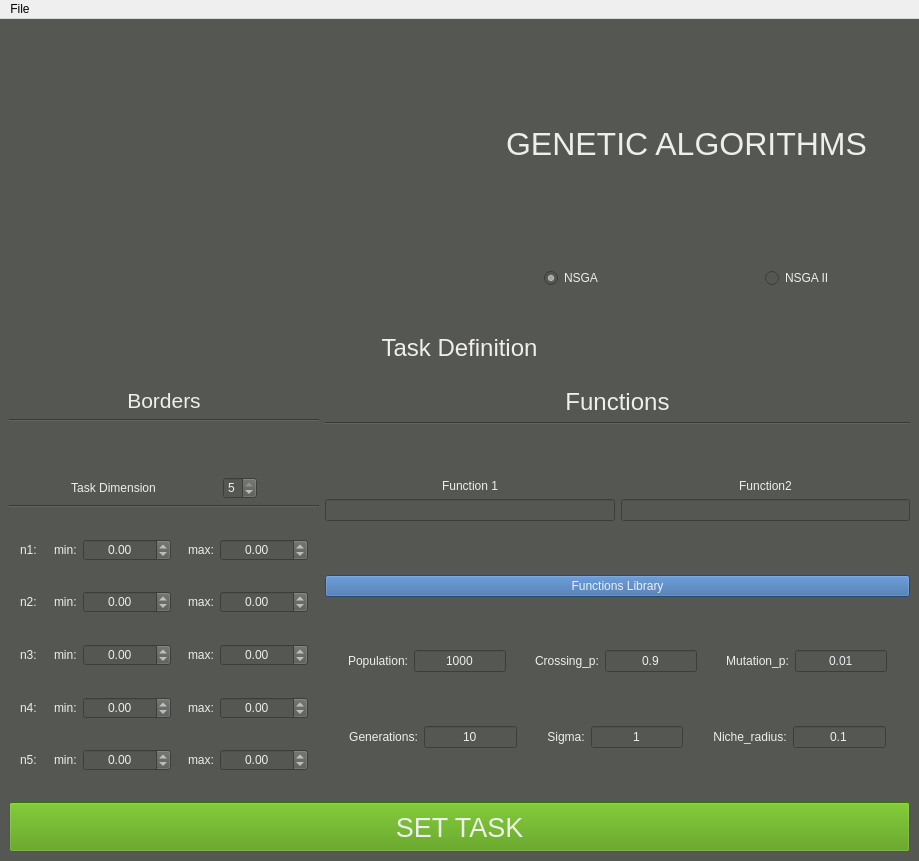
<?xml version="1.0" encoding="UTF-8"?>
<ui version="4.0">
 <class>MainWindow</class>
 <widget class="QMainWindow" name="MainWindow">
  <property name="geometry">
   <rect>
    <x>0</x>
    <y>0</y>
    <width>919</width>
    <height>861</height>
   </rect>
  </property>
  <property name="windowTitle">
   <string>NSGA - Non-Dominated Sorting Genetic Algorithm</string>
  </property>
  <property name="windowIcon">
   <iconset>
    <normaloff>../png/dna.png</normaloff>../png/dna.png</iconset>
  </property>
  <widget class="QWidget" name="centralwidget">
   <property name="styleSheet">
    <string notr="true">background-color: rgb(85, 87, 83);</string>
   </property>
   <layout class="QGridLayout" name="gridLayout_4">
    <item row="1" column="1" colspan="2">
     <widget class="QLabel" name="TaskDefinitionLabel">
      <property name="text">
       <string>&lt;html&gt;&lt;head/&gt;&lt;body&gt;&lt;p align=&quot;center&quot;&gt;&lt;span style=&quot; font-size:18pt; color:#eeeeec;&quot;&gt;Task Definition&lt;/span&gt;&lt;/p&gt;&lt;/body&gt;&lt;/html&gt;</string>
      </property>
     </widget>
    </item>
    <item row="2" column="1" colspan="2">
     <spacer name="verticalSpacer_9">
      <property name="orientation">
       <enum>Qt::Vertical</enum>
      </property>
      <property name="sizeHint" stdset="0">
       <size>
        <width>20</width>
        <height>40</height>
       </size>
      </property>
     </spacer>
    </item>
    <item row="5" column="1" colspan="2">
     <spacer name="verticalSpacer_10">
      <property name="orientation">
       <enum>Qt::Vertical</enum>
      </property>
      <property name="sizeHint" stdset="0">
       <size>
        <width>20</width>
        <height>40</height>
       </size>
      </property>
     </spacer>
    </item>
    <item row="6" column="1" colspan="2">
     <layout class="QHBoxLayout" name="START_layout">
      <item>
       <widget class="QPushButton" name="Set_Task_Button">
        <property name="minimumSize">
         <size>
          <width>0</width>
          <height>50</height>
         </size>
        </property>
        <property name="font">
         <font>
          <pointsize>20</pointsize>
         </font>
        </property>
        <property name="styleSheet">
         <string notr="true">background-color: rgb(78, 154, 6);
color: rgb(238, 238, 236);</string>
        </property>
        <property name="text">
         <string>SET TASK</string>
        </property>
       </widget>
      </item>
     </layout>
    </item>
    <item row="0" column="1" colspan="2">
     <layout class="QHBoxLayout" name="horizontalLayout_24">
      <item>
       <widget class="QWidget" name="logo" native="true">
        <property name="sizePolicy">
         <sizepolicy hsizetype="Preferred" vsizetype="Minimum">
          <horstretch>0</horstretch>
          <verstretch>0</verstretch>
         </sizepolicy>
        </property>
        <property name="minimumSize">
         <size>
          <width>0</width>
          <height>300</height>
         </size>
        </property>
        <property name="styleSheet">
         <string notr="true">image: url(:/logo.png);</string>
        </property>
       </widget>
      </item>
      <item>
       <layout class="QVBoxLayout" name="verticalLayout_7">
        <item>
         <spacer name="verticalSpacer_2">
          <property name="orientation">
           <enum>Qt::Vertical</enum>
          </property>
          <property name="sizeType">
           <enum>QSizePolicy::Minimum</enum>
          </property>
          <property name="sizeHint" stdset="0">
           <size>
            <width>20</width>
            <height>40</height>
           </size>
          </property>
         </spacer>
        </item>
        <item>
         <widget class="QLabel" name="label_2">
          <property name="text">
           <string>&lt;html&gt;&lt;head/&gt;&lt;body&gt;&lt;p align=&quot;center&quot;&gt;&lt;span style=&quot; font-size:24pt; color:#eeeeec;&quot;&gt;GENETIC ALGORITHMS&lt;/span&gt;&lt;/p&gt;&lt;/body&gt;&lt;/html&gt;</string>
          </property>
         </widget>
        </item>
        <item>
         <spacer name="verticalSpacer_3">
          <property name="orientation">
           <enum>Qt::Vertical</enum>
          </property>
          <property name="sizeType">
           <enum>QSizePolicy::Minimum</enum>
          </property>
          <property name="sizeHint" stdset="0">
           <size>
            <width>20</width>
            <height>40</height>
           </size>
          </property>
         </spacer>
        </item>
        <item>
         <layout class="QHBoxLayout" name="horizontalLayout_26">
          <item alignment="Qt::AlignHCenter">
           <widget class="QRadioButton" name="nsga_true">
            <property name="styleSheet">
             <string notr="true">color: rgb(238, 238, 236);</string>
            </property>
            <property name="text">
             <string>NSGA</string>
            </property>
            <property name="checked">
             <bool>true</bool>
            </property>
           </widget>
          </item>
          <item alignment="Qt::AlignHCenter">
           <widget class="QRadioButton" name="nsgaii_true">
            <property name="styleSheet">
             <string notr="true">color: rgb(238, 238, 236);</string>
            </property>
            <property name="text">
             <string>NSGA II</string>
            </property>
           </widget>
          </item>
         </layout>
        </item>
        <item>
         <spacer name="verticalSpacer_4">
          <property name="orientation">
           <enum>Qt::Vertical</enum>
          </property>
          <property name="sizeType">
           <enum>QSizePolicy::Minimum</enum>
          </property>
          <property name="sizeHint" stdset="0">
           <size>
            <width>20</width>
            <height>40</height>
           </size>
          </property>
         </spacer>
        </item>
       </layout>
      </item>
     </layout>
    </item>
    <item row="7" column="1" colspan="2">
     <spacer name="verticalSpacer_11">
      <property name="orientation">
       <enum>Qt::Vertical</enum>
      </property>
      <property name="sizeHint" stdset="0">
       <size>
        <width>20</width>
        <height>40</height>
       </size>
      </property>
     </spacer>
    </item>
    <item row="3" column="1" colspan="2">
     <layout class="QHBoxLayout" name="TaskContainer">
      <item>
       <layout class="QVBoxLayout" name="TaskDImension">
        <item>
         <widget class="QLabel" name="label_27">
          <property name="text">
           <string>&lt;html&gt;&lt;head/&gt;&lt;body&gt;&lt;p align=&quot;center&quot;&gt;&lt;span style=&quot; font-size:16pt; color:#eeeeec;&quot;&gt;Borders&lt;/span&gt;&lt;/p&gt;&lt;/body&gt;&lt;/html&gt;</string>
          </property>
         </widget>
        </item>
        <item>
         <widget class="Line" name="line_2">
          <property name="orientation">
           <enum>Qt::Horizontal</enum>
          </property>
         </widget>
        </item>
        <item>
         <spacer name="verticalSpacer_19">
          <property name="orientation">
           <enum>Qt::Vertical</enum>
          </property>
          <property name="sizeHint" stdset="0">
           <size>
            <width>20</width>
            <height>40</height>
           </size>
          </property>
         </spacer>
        </item>
        <item>
         <spacer name="verticalSpacer_18">
          <property name="orientation">
           <enum>Qt::Vertical</enum>
          </property>
          <property name="sizeHint" stdset="0">
           <size>
            <width>20</width>
            <height>40</height>
           </size>
          </property>
         </spacer>
        </item>
        <item>
         <layout class="QHBoxLayout" name="FIrstLine">
          <item>
           <spacer name="horizontalSpacer_12">
            <property name="orientation">
             <enum>Qt::Horizontal</enum>
            </property>
            <property name="sizeHint" stdset="0">
             <size>
              <width>40</width>
              <height>20</height>
             </size>
            </property>
           </spacer>
          </item>
          <item>
           <widget class="QLabel" name="label_3">
            <property name="text">
             <string>&lt;html&gt;&lt;head/&gt;&lt;body&gt;&lt;p align=&quot;center&quot;&gt;&lt;span style=&quot; color:#eeeeec;&quot;&gt;Task Dimension&lt;/span&gt;&lt;/p&gt;&lt;/body&gt;&lt;/html&gt;</string>
            </property>
           </widget>
          </item>
          <item>
           <spacer name="horizontalSpacer">
            <property name="orientation">
             <enum>Qt::Horizontal</enum>
            </property>
            <property name="sizeHint" stdset="0">
             <size>
              <width>40</width>
              <height>20</height>
             </size>
            </property>
           </spacer>
          </item>
          <item>
           <widget class="QSpinBox" name="TaskDImensionNumber">
            <property name="styleSheet">
             <string notr="true">color: rgb(238, 238, 236);</string>
            </property>
            <property name="minimum">
             <number>1</number>
            </property>
            <property name="maximum">
             <number>5</number>
            </property>
            <property name="value">
             <number>5</number>
            </property>
           </widget>
          </item>
          <item>
           <spacer name="horizontalSpacer_11">
            <property name="orientation">
             <enum>Qt::Horizontal</enum>
            </property>
            <property name="sizeHint" stdset="0">
             <size>
              <width>40</width>
              <height>20</height>
             </size>
            </property>
           </spacer>
          </item>
         </layout>
        </item>
        <item>
         <widget class="Line" name="SecondLine">
          <property name="orientation">
           <enum>Qt::Horizontal</enum>
          </property>
         </widget>
        </item>
        <item>
         <spacer name="verticalSpacer_17">
          <property name="orientation">
           <enum>Qt::Vertical</enum>
          </property>
          <property name="sizeHint" stdset="0">
           <size>
            <width>20</width>
            <height>40</height>
           </size>
          </property>
         </spacer>
        </item>
        <item>
         <layout class="QHBoxLayout" name="ThirdLIne">
          <item>
           <spacer name="horizontalSpacer_13">
            <property name="orientation">
             <enum>Qt::Horizontal</enum>
            </property>
            <property name="sizeHint" stdset="0">
             <size>
              <width>40</width>
              <height>20</height>
             </size>
            </property>
           </spacer>
          </item>
          <item>
           <widget class="QLabel" name="label_4">
            <property name="styleSheet">
             <string notr="true">color: rgb(238, 238, 236);</string>
            </property>
            <property name="text">
             <string>n1:</string>
            </property>
           </widget>
          </item>
          <item>
           <spacer name="horizontalSpacer_14">
            <property name="orientation">
             <enum>Qt::Horizontal</enum>
            </property>
            <property name="sizeHint" stdset="0">
             <size>
              <width>40</width>
              <height>20</height>
             </size>
            </property>
           </spacer>
          </item>
          <item>
           <widget class="QLabel" name="label_5">
            <property name="styleSheet">
             <string notr="true">color: rgb(238, 238, 236);</string>
            </property>
            <property name="text">
             <string>min:</string>
            </property>
           </widget>
          </item>
          <item>
           <widget class="QDoubleSpinBox" name="min1">
            <property name="styleSheet">
             <string notr="true">color: rgb(238, 238, 236);</string>
            </property>
            <property name="alignment">
             <set>Qt::AlignCenter</set>
            </property>
            <property name="minimum">
             <double>-1000000000.000000000000000</double>
            </property>
            <property name="maximum">
             <double>1000000000.000000000000000</double>
            </property>
           </widget>
          </item>
          <item>
           <spacer name="horizontalSpacer_15">
            <property name="orientation">
             <enum>Qt::Horizontal</enum>
            </property>
            <property name="sizeHint" stdset="0">
             <size>
              <width>40</width>
              <height>20</height>
             </size>
            </property>
           </spacer>
          </item>
          <item>
           <widget class="QLabel" name="label_6">
            <property name="styleSheet">
             <string notr="true">color: rgb(238, 238, 236);</string>
            </property>
            <property name="text">
             <string>max:</string>
            </property>
           </widget>
          </item>
          <item>
           <widget class="QDoubleSpinBox" name="max1">
            <property name="styleSheet">
             <string notr="true">color: rgb(238, 238, 236);</string>
            </property>
            <property name="alignment">
             <set>Qt::AlignCenter</set>
            </property>
            <property name="minimum">
             <double>-1000000000.000000000000000</double>
            </property>
            <property name="maximum">
             <double>1000000000.000000000000000</double>
            </property>
           </widget>
          </item>
          <item>
           <spacer name="horizontalSpacer_16">
            <property name="orientation">
             <enum>Qt::Horizontal</enum>
            </property>
            <property name="sizeHint" stdset="0">
             <size>
              <width>40</width>
              <height>20</height>
             </size>
            </property>
           </spacer>
          </item>
         </layout>
        </item>
        <item>
         <spacer name="verticalSpacer_16">
          <property name="orientation">
           <enum>Qt::Vertical</enum>
          </property>
          <property name="sizeHint" stdset="0">
           <size>
            <width>20</width>
            <height>40</height>
           </size>
          </property>
         </spacer>
        </item>
        <item>
         <layout class="QHBoxLayout" name="FourthLine">
          <item>
           <spacer name="horizontalSpacer_7">
            <property name="orientation">
             <enum>Qt::Horizontal</enum>
            </property>
            <property name="sizeHint" stdset="0">
             <size>
              <width>40</width>
              <height>20</height>
             </size>
            </property>
           </spacer>
          </item>
          <item>
           <widget class="QLabel" name="label_7">
            <property name="styleSheet">
             <string notr="true">color: rgb(238, 238, 236);</string>
            </property>
            <property name="text">
             <string>n2:</string>
            </property>
           </widget>
          </item>
          <item>
           <spacer name="horizontalSpacer_9">
            <property name="orientation">
             <enum>Qt::Horizontal</enum>
            </property>
            <property name="sizeHint" stdset="0">
             <size>
              <width>40</width>
              <height>20</height>
             </size>
            </property>
           </spacer>
          </item>
          <item>
           <widget class="QLabel" name="label_8">
            <property name="styleSheet">
             <string notr="true">color: rgb(238, 238, 236);</string>
            </property>
            <property name="text">
             <string>min:</string>
            </property>
           </widget>
          </item>
          <item>
           <widget class="QDoubleSpinBox" name="min2">
            <property name="styleSheet">
             <string notr="true">color: rgb(238, 238, 236);</string>
            </property>
            <property name="alignment">
             <set>Qt::AlignCenter</set>
            </property>
            <property name="minimum">
             <double>-1000000000.000000000000000</double>
            </property>
            <property name="maximum">
             <double>1000000000.000000000000000</double>
            </property>
           </widget>
          </item>
          <item>
           <spacer name="horizontalSpacer_17">
            <property name="orientation">
             <enum>Qt::Horizontal</enum>
            </property>
            <property name="sizeHint" stdset="0">
             <size>
              <width>40</width>
              <height>20</height>
             </size>
            </property>
           </spacer>
          </item>
          <item>
           <widget class="QLabel" name="label_9">
            <property name="styleSheet">
             <string notr="true">color: rgb(238, 238, 236);</string>
            </property>
            <property name="text">
             <string>max:</string>
            </property>
           </widget>
          </item>
          <item>
           <widget class="QDoubleSpinBox" name="max2">
            <property name="styleSheet">
             <string notr="true">color: rgb(238, 238, 236);</string>
            </property>
            <property name="alignment">
             <set>Qt::AlignCenter</set>
            </property>
            <property name="minimum">
             <double>-1000000000.000000000000000</double>
            </property>
            <property name="maximum">
             <double>1000000000.000000000000000</double>
            </property>
           </widget>
          </item>
          <item>
           <spacer name="horizontalSpacer_6">
            <property name="orientation">
             <enum>Qt::Horizontal</enum>
            </property>
            <property name="sizeHint" stdset="0">
             <size>
              <width>40</width>
              <height>20</height>
             </size>
            </property>
           </spacer>
          </item>
         </layout>
        </item>
        <item>
         <spacer name="verticalSpacer_15">
          <property name="orientation">
           <enum>Qt::Vertical</enum>
          </property>
          <property name="sizeHint" stdset="0">
           <size>
            <width>20</width>
            <height>40</height>
           </size>
          </property>
         </spacer>
        </item>
        <item>
         <layout class="QHBoxLayout" name="FifthLIne">
          <item>
           <spacer name="horizontalSpacer_21">
            <property name="orientation">
             <enum>Qt::Horizontal</enum>
            </property>
            <property name="sizeHint" stdset="0">
             <size>
              <width>40</width>
              <height>20</height>
             </size>
            </property>
           </spacer>
          </item>
          <item>
           <widget class="QLabel" name="label_10">
            <property name="styleSheet">
             <string notr="true">color: rgb(238, 238, 236);</string>
            </property>
            <property name="text">
             <string>n3:</string>
            </property>
           </widget>
          </item>
          <item>
           <spacer name="horizontalSpacer_22">
            <property name="orientation">
             <enum>Qt::Horizontal</enum>
            </property>
            <property name="sizeHint" stdset="0">
             <size>
              <width>40</width>
              <height>20</height>
             </size>
            </property>
           </spacer>
          </item>
          <item>
           <widget class="QLabel" name="label_11">
            <property name="styleSheet">
             <string notr="true">color: rgb(238, 238, 236);</string>
            </property>
            <property name="text">
             <string>min:</string>
            </property>
           </widget>
          </item>
          <item>
           <widget class="QDoubleSpinBox" name="min3">
            <property name="styleSheet">
             <string notr="true">color: rgb(238, 238, 236);</string>
            </property>
            <property name="alignment">
             <set>Qt::AlignCenter</set>
            </property>
            <property name="minimum">
             <double>-1000000000.000000000000000</double>
            </property>
            <property name="maximum">
             <double>1000000000.000000000000000</double>
            </property>
           </widget>
          </item>
          <item>
           <spacer name="horizontalSpacer_23">
            <property name="orientation">
             <enum>Qt::Horizontal</enum>
            </property>
            <property name="sizeHint" stdset="0">
             <size>
              <width>40</width>
              <height>20</height>
             </size>
            </property>
           </spacer>
          </item>
          <item>
           <widget class="QLabel" name="label_12">
            <property name="styleSheet">
             <string notr="true">color: rgb(238, 238, 236);</string>
            </property>
            <property name="text">
             <string>max:</string>
            </property>
           </widget>
          </item>
          <item>
           <widget class="QDoubleSpinBox" name="max3">
            <property name="styleSheet">
             <string notr="true">color: rgb(238, 238, 236);</string>
            </property>
            <property name="alignment">
             <set>Qt::AlignCenter</set>
            </property>
            <property name="minimum">
             <double>-1000000000.000000000000000</double>
            </property>
            <property name="maximum">
             <double>1000000000.000000000000000</double>
            </property>
           </widget>
          </item>
          <item>
           <spacer name="horizontalSpacer_24">
            <property name="orientation">
             <enum>Qt::Horizontal</enum>
            </property>
            <property name="sizeHint" stdset="0">
             <size>
              <width>40</width>
              <height>20</height>
             </size>
            </property>
           </spacer>
          </item>
         </layout>
        </item>
        <item>
         <spacer name="verticalSpacer_14">
          <property name="orientation">
           <enum>Qt::Vertical</enum>
          </property>
          <property name="sizeHint" stdset="0">
           <size>
            <width>20</width>
            <height>40</height>
           </size>
          </property>
         </spacer>
        </item>
        <item>
         <layout class="QHBoxLayout" name="SixthLine">
          <item>
           <spacer name="horizontalSpacer_25">
            <property name="orientation">
             <enum>Qt::Horizontal</enum>
            </property>
            <property name="sizeHint" stdset="0">
             <size>
              <width>40</width>
              <height>20</height>
             </size>
            </property>
           </spacer>
          </item>
          <item>
           <widget class="QLabel" name="label_13">
            <property name="styleSheet">
             <string notr="true">color: rgb(238, 238, 236);</string>
            </property>
            <property name="text">
             <string>n4:</string>
            </property>
           </widget>
          </item>
          <item>
           <spacer name="horizontalSpacer_26">
            <property name="orientation">
             <enum>Qt::Horizontal</enum>
            </property>
            <property name="sizeHint" stdset="0">
             <size>
              <width>40</width>
              <height>20</height>
             </size>
            </property>
           </spacer>
          </item>
          <item>
           <widget class="QLabel" name="label_14">
            <property name="styleSheet">
             <string notr="true">color: rgb(238, 238, 236);</string>
            </property>
            <property name="text">
             <string>min:</string>
            </property>
           </widget>
          </item>
          <item>
           <widget class="QDoubleSpinBox" name="min4">
            <property name="styleSheet">
             <string notr="true">color: rgb(238, 238, 236);</string>
            </property>
            <property name="alignment">
             <set>Qt::AlignCenter</set>
            </property>
            <property name="minimum">
             <double>-1000000000.000000000000000</double>
            </property>
            <property name="maximum">
             <double>1000000000.000000000000000</double>
            </property>
           </widget>
          </item>
          <item>
           <spacer name="horizontalSpacer_27">
            <property name="orientation">
             <enum>Qt::Horizontal</enum>
            </property>
            <property name="sizeHint" stdset="0">
             <size>
              <width>40</width>
              <height>20</height>
             </size>
            </property>
           </spacer>
          </item>
          <item>
           <widget class="QLabel" name="label_15">
            <property name="styleSheet">
             <string notr="true">color: rgb(238, 238, 236);</string>
            </property>
            <property name="text">
             <string>max:</string>
            </property>
           </widget>
          </item>
          <item>
           <widget class="QDoubleSpinBox" name="max4">
            <property name="styleSheet">
             <string notr="true">color: rgb(238, 238, 236);</string>
            </property>
            <property name="alignment">
             <set>Qt::AlignCenter</set>
            </property>
            <property name="minimum">
             <double>-1000000000.000000000000000</double>
            </property>
            <property name="maximum">
             <double>1000000000.000000000000000</double>
            </property>
           </widget>
          </item>
          <item>
           <spacer name="horizontalSpacer_28">
            <property name="orientation">
             <enum>Qt::Horizontal</enum>
            </property>
            <property name="sizeHint" stdset="0">
             <size>
              <width>40</width>
              <height>20</height>
             </size>
            </property>
           </spacer>
          </item>
         </layout>
        </item>
        <item>
         <spacer name="verticalSpacer_13">
          <property name="orientation">
           <enum>Qt::Vertical</enum>
          </property>
          <property name="sizeHint" stdset="0">
           <size>
            <width>20</width>
            <height>40</height>
           </size>
          </property>
         </spacer>
        </item>
        <item>
         <layout class="QHBoxLayout" name="SeventhLine">
          <item>
           <spacer name="horizontalSpacer_29">
            <property name="orientation">
             <enum>Qt::Horizontal</enum>
            </property>
            <property name="sizeHint" stdset="0">
             <size>
              <width>40</width>
              <height>20</height>
             </size>
            </property>
           </spacer>
          </item>
          <item>
           <widget class="QLabel" name="label_16">
            <property name="styleSheet">
             <string notr="true">color: rgb(238, 238, 236);</string>
            </property>
            <property name="text">
             <string>n5:</string>
            </property>
           </widget>
          </item>
          <item>
           <spacer name="horizontalSpacer_30">
            <property name="orientation">
             <enum>Qt::Horizontal</enum>
            </property>
            <property name="sizeHint" stdset="0">
             <size>
              <width>40</width>
              <height>20</height>
             </size>
            </property>
           </spacer>
          </item>
          <item>
           <widget class="QLabel" name="label_17">
            <property name="styleSheet">
             <string notr="true">color: rgb(238, 238, 236);</string>
            </property>
            <property name="text">
             <string>min:</string>
            </property>
           </widget>
          </item>
          <item>
           <widget class="QDoubleSpinBox" name="min5">
            <property name="styleSheet">
             <string notr="true">color: rgb(238, 238, 236);</string>
            </property>
            <property name="alignment">
             <set>Qt::AlignCenter</set>
            </property>
            <property name="minimum">
             <double>-1000000000.000000000000000</double>
            </property>
            <property name="maximum">
             <double>1000000000.000000000000000</double>
            </property>
           </widget>
          </item>
          <item>
           <spacer name="horizontalSpacer_31">
            <property name="orientation">
             <enum>Qt::Horizontal</enum>
            </property>
            <property name="sizeHint" stdset="0">
             <size>
              <width>40</width>
              <height>20</height>
             </size>
            </property>
           </spacer>
          </item>
          <item>
           <widget class="QLabel" name="label_18">
            <property name="styleSheet">
             <string notr="true">color: rgb(238, 238, 236);</string>
            </property>
            <property name="text">
             <string>max:</string>
            </property>
           </widget>
          </item>
          <item>
           <widget class="QDoubleSpinBox" name="max5">
            <property name="styleSheet">
             <string notr="true">color: rgb(238, 238, 236);</string>
            </property>
            <property name="alignment">
             <set>Qt::AlignCenter</set>
            </property>
            <property name="minimum">
             <double>-1000000000.000000000000000</double>
            </property>
            <property name="maximum">
             <double>1000000000.000000000000000</double>
            </property>
           </widget>
          </item>
          <item>
           <spacer name="horizontalSpacer_32">
            <property name="orientation">
             <enum>Qt::Horizontal</enum>
            </property>
            <property name="sizeHint" stdset="0">
             <size>
              <width>40</width>
              <height>20</height>
             </size>
            </property>
           </spacer>
          </item>
         </layout>
        </item>
        <item>
         <spacer name="verticalSpacer_12">
          <property name="orientation">
           <enum>Qt::Vertical</enum>
          </property>
          <property name="sizeHint" stdset="0">
           <size>
            <width>20</width>
            <height>40</height>
           </size>
          </property>
         </spacer>
        </item>
       </layout>
      </item>
      <item>
       <spacer name="horizontalSpacer_3">
        <property name="orientation">
         <enum>Qt::Horizontal</enum>
        </property>
        <property name="sizeHint" stdset="0">
         <size>
          <width>40</width>
          <height>20</height>
         </size>
        </property>
       </spacer>
      </item>
      <item>
       <layout class="QVBoxLayout" name="FunctionDefinition">
        <item>
         <widget class="QLabel" name="label">
          <property name="text">
           <string>&lt;html&gt;&lt;head/&gt;&lt;body&gt;&lt;p align=&quot;center&quot;&gt;&lt;span style=&quot; font-size:18pt; color:#eeeeec;&quot;&gt;Functions&lt;/span&gt;&lt;/p&gt;&lt;/body&gt;&lt;/html&gt;</string>
          </property>
         </widget>
        </item>
        <item>
         <widget class="Line" name="line">
          <property name="orientation">
           <enum>Qt::Horizontal</enum>
          </property>
         </widget>
        </item>
        <item>
         <spacer name="verticalSpacer_5">
          <property name="orientation">
           <enum>Qt::Vertical</enum>
          </property>
          <property name="sizeHint" stdset="0">
           <size>
            <width>20</width>
            <height>40</height>
           </size>
          </property>
         </spacer>
        </item>
        <item>
         <layout class="QHBoxLayout" name="FunctionsString">
          <item>
           <layout class="QVBoxLayout" name="function1Container">
            <item>
             <widget class="QLabel" name="label_25">
              <property name="styleSheet">
               <string notr="true">color: rgb(238, 238, 236);</string>
              </property>
              <property name="text">
               <string>Function 1</string>
              </property>
              <property name="alignment">
               <set>Qt::AlignCenter</set>
              </property>
             </widget>
            </item>
            <item>
             <widget class="QLineEdit" name="function1">
              <property name="styleSheet">
               <string notr="true">color: rgb(238, 238, 236);</string>
              </property>
             </widget>
            </item>
           </layout>
          </item>
          <item>
           <layout class="QVBoxLayout" name="function2Container">
            <item>
             <widget class="QLabel" name="label_26">
              <property name="styleSheet">
               <string notr="true">color: rgb(238, 238, 236);</string>
              </property>
              <property name="text">
               <string>Function2</string>
              </property>
              <property name="alignment">
               <set>Qt::AlignCenter</set>
              </property>
             </widget>
            </item>
            <item>
             <widget class="QLineEdit" name="function2">
              <property name="styleSheet">
               <string notr="true">color: rgb(238, 238, 236);</string>
              </property>
             </widget>
            </item>
           </layout>
          </item>
         </layout>
        </item>
        <item>
         <spacer name="verticalSpacer_8">
          <property name="orientation">
           <enum>Qt::Vertical</enum>
          </property>
          <property name="sizeHint" stdset="0">
           <size>
            <width>20</width>
            <height>40</height>
           </size>
          </property>
         </spacer>
        </item>
        <item>
         <widget class="QPushButton" name="FunctionLibrary">
          <property name="styleSheet">
           <string notr="true">color: rgb(238, 238, 236);
background-color: rgb(52, 101, 164);</string>
          </property>
          <property name="text">
           <string>Functions Library</string>
          </property>
         </widget>
        </item>
        <item>
         <spacer name="verticalSpacer_6">
          <property name="orientation">
           <enum>Qt::Vertical</enum>
          </property>
          <property name="sizeHint" stdset="0">
           <size>
            <width>20</width>
            <height>40</height>
           </size>
          </property>
         </spacer>
        </item>
        <item>
         <layout class="QHBoxLayout" name="parameters1">
          <item>
           <spacer name="horizontalSpacer_2">
            <property name="orientation">
             <enum>Qt::Horizontal</enum>
            </property>
            <property name="sizeHint" stdset="0">
             <size>
              <width>40</width>
              <height>20</height>
             </size>
            </property>
           </spacer>
          </item>
          <item>
           <widget class="QLabel" name="label_19">
            <property name="text">
             <string>&lt;html&gt;&lt;head/&gt;&lt;body&gt;&lt;p align=&quot;center&quot;&gt;&lt;span style=&quot; color:#eeeeec;&quot;&gt;Population:&lt;/span&gt;&lt;/p&gt;&lt;/body&gt;&lt;/html&gt;</string>
            </property>
           </widget>
          </item>
          <item>
           <widget class="QLineEdit" name="Lp">
            <property name="styleSheet">
             <string notr="true">color: rgb(238, 238, 236);</string>
            </property>
            <property name="text">
             <string>1000</string>
            </property>
            <property name="alignment">
             <set>Qt::AlignCenter</set>
            </property>
           </widget>
          </item>
          <item>
           <spacer name="horizontalSpacer_8">
            <property name="orientation">
             <enum>Qt::Horizontal</enum>
            </property>
            <property name="sizeHint" stdset="0">
             <size>
              <width>40</width>
              <height>20</height>
             </size>
            </property>
           </spacer>
          </item>
          <item>
           <widget class="QLabel" name="label_20">
            <property name="text">
             <string>&lt;html&gt;&lt;head/&gt;&lt;body&gt;&lt;p align=&quot;center&quot;&gt;&lt;span style=&quot; color:#eeeeec;&quot;&gt;Crossing_p:&lt;/span&gt;&lt;/p&gt;&lt;/body&gt;&lt;/html&gt;</string>
            </property>
           </widget>
          </item>
          <item>
           <widget class="QLineEdit" name="pe">
            <property name="styleSheet">
             <string notr="true">color: rgb(238, 238, 236);</string>
            </property>
            <property name="text">
             <string>0.9</string>
            </property>
            <property name="alignment">
             <set>Qt::AlignCenter</set>
            </property>
           </widget>
          </item>
          <item>
           <spacer name="horizontalSpacer_10">
            <property name="orientation">
             <enum>Qt::Horizontal</enum>
            </property>
            <property name="sizeHint" stdset="0">
             <size>
              <width>40</width>
              <height>20</height>
             </size>
            </property>
           </spacer>
          </item>
          <item>
           <widget class="QLabel" name="label_21">
            <property name="text">
             <string>&lt;html&gt;&lt;head/&gt;&lt;body&gt;&lt;p align=&quot;center&quot;&gt;&lt;span style=&quot; color:#eeeeec;&quot;&gt;Mutation_p:&lt;/span&gt;&lt;/p&gt;&lt;/body&gt;&lt;/html&gt;</string>
            </property>
           </widget>
          </item>
          <item>
           <widget class="QLineEdit" name="pm">
            <property name="styleSheet">
             <string notr="true">color: rgb(238, 238, 236);</string>
            </property>
            <property name="text">
             <string>0.01</string>
            </property>
            <property name="alignment">
             <set>Qt::AlignCenter</set>
            </property>
           </widget>
          </item>
          <item>
           <spacer name="horizontalSpacer_33">
            <property name="orientation">
             <enum>Qt::Horizontal</enum>
            </property>
            <property name="sizeHint" stdset="0">
             <size>
              <width>40</width>
              <height>20</height>
             </size>
            </property>
           </spacer>
          </item>
         </layout>
        </item>
        <item>
         <spacer name="verticalSpacer_7">
          <property name="orientation">
           <enum>Qt::Vertical</enum>
          </property>
          <property name="sizeHint" stdset="0">
           <size>
            <width>20</width>
            <height>40</height>
           </size>
          </property>
         </spacer>
        </item>
        <item>
         <layout class="QHBoxLayout" name="parameters2">
          <item>
           <spacer name="horizontalSpacer_34">
            <property name="orientation">
             <enum>Qt::Horizontal</enum>
            </property>
            <property name="sizeHint" stdset="0">
             <size>
              <width>40</width>
              <height>20</height>
             </size>
            </property>
           </spacer>
          </item>
          <item>
           <widget class="QLabel" name="label_22">
            <property name="text">
             <string>&lt;html&gt;&lt;head/&gt;&lt;body&gt;&lt;p align=&quot;center&quot;&gt;&lt;span style=&quot; color:#eeeeec;&quot;&gt;Generations:&lt;/span&gt;&lt;/p&gt;&lt;/body&gt;&lt;/html&gt;</string>
            </property>
           </widget>
          </item>
          <item>
           <widget class="QLineEdit" name="Lg">
            <property name="styleSheet">
             <string notr="true">color: rgb(238, 238, 236);</string>
            </property>
            <property name="text">
             <string>10</string>
            </property>
            <property name="alignment">
             <set>Qt::AlignCenter</set>
            </property>
           </widget>
          </item>
          <item>
           <spacer name="horizontalSpacer_35">
            <property name="orientation">
             <enum>Qt::Horizontal</enum>
            </property>
            <property name="sizeHint" stdset="0">
             <size>
              <width>40</width>
              <height>20</height>
             </size>
            </property>
           </spacer>
          </item>
          <item>
           <widget class="QLabel" name="label_23">
            <property name="text">
             <string>&lt;html&gt;&lt;head/&gt;&lt;body&gt;&lt;p align=&quot;center&quot;&gt;&lt;span style=&quot; color:#eeeeec;&quot;&gt;Sigma:&lt;/span&gt;&lt;/p&gt;&lt;/body&gt;&lt;/html&gt;</string>
            </property>
           </widget>
          </item>
          <item>
           <widget class="QLineEdit" name="sigma">
            <property name="styleSheet">
             <string notr="true">color: rgb(238, 238, 236);</string>
            </property>
            <property name="text">
             <string>1</string>
            </property>
            <property name="alignment">
             <set>Qt::AlignCenter</set>
            </property>
           </widget>
          </item>
          <item>
           <spacer name="horizontalSpacer_36">
            <property name="orientation">
             <enum>Qt::Horizontal</enum>
            </property>
            <property name="sizeHint" stdset="0">
             <size>
              <width>40</width>
              <height>20</height>
             </size>
            </property>
           </spacer>
          </item>
          <item>
           <widget class="QLabel" name="label_24">
            <property name="text">
             <string>&lt;html&gt;&lt;head/&gt;&lt;body&gt;&lt;p align=&quot;center&quot;&gt;&lt;span style=&quot; color:#eeeeec;&quot;&gt;Niche_radius:&lt;/span&gt;&lt;/p&gt;&lt;/body&gt;&lt;/html&gt;</string>
            </property>
           </widget>
          </item>
          <item>
           <widget class="QLineEdit" name="niche_radius">
            <property name="styleSheet">
             <string notr="true">color: rgb(238, 238, 236);</string>
            </property>
            <property name="text">
             <string>0.1</string>
            </property>
            <property name="alignment">
             <set>Qt::AlignCenter</set>
            </property>
           </widget>
          </item>
          <item>
           <spacer name="horizontalSpacer_37">
            <property name="orientation">
             <enum>Qt::Horizontal</enum>
            </property>
            <property name="sizeHint" stdset="0">
             <size>
              <width>40</width>
              <height>20</height>
             </size>
            </property>
           </spacer>
          </item>
         </layout>
        </item>
        <item>
         <spacer name="verticalSpacer">
          <property name="orientation">
           <enum>Qt::Vertical</enum>
          </property>
          <property name="sizeHint" stdset="0">
           <size>
            <width>20</width>
            <height>40</height>
           </size>
          </property>
         </spacer>
        </item>
       </layout>
      </item>
     </layout>
    </item>
    <item row="2" column="3">
     <spacer name="horizontalSpacer_4">
      <property name="orientation">
       <enum>Qt::Horizontal</enum>
      </property>
      <property name="sizeHint" stdset="0">
       <size>
        <width>40</width>
        <height>20</height>
       </size>
      </property>
     </spacer>
    </item>
    <item row="1" column="0">
     <spacer name="horizontalSpacer_5">
      <property name="orientation">
       <enum>Qt::Horizontal</enum>
      </property>
      <property name="sizeHint" stdset="0">
       <size>
        <width>40</width>
        <height>20</height>
       </size>
      </property>
     </spacer>
    </item>
   </layout>
  </widget>
  <widget class="QMenuBar" name="menubar">
   <property name="geometry">
    <rect>
     <x>0</x>
     <y>0</y>
     <width>919</width>
     <height>22</height>
    </rect>
   </property>
   <widget class="QMenu" name="menuFile">
    <property name="title">
     <string>File</string>
    </property>
    <addaction name="actionAuthors"/>
    <addaction name="actionQuit"/>
   </widget>
   <addaction name="menuFile"/>
  </widget>
  <action name="actionO_Programie">
   <property name="text">
    <string>Authors</string>
   </property>
  </action>
  <action name="actionInstrukcja">
   <property name="text">
    <string>Instrukcja</string>
   </property>
  </action>
  <action name="actionAuthors">
   <property name="text">
    <string>Authors</string>
   </property>
  </action>
  <action name="actionQuit">
   <property name="text">
    <string>Exit</string>
   </property>
  </action>
 </widget>
 <resources/>
 <connections/>
</ui>
